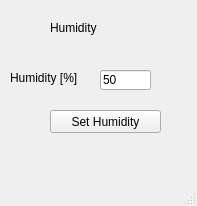
<?xml version="1.0" encoding="UTF-8"?>
<ui version="4.0">
 <class>MainWindow</class>
 <widget class="QMainWindow" name="MainWindow">
  <property name="geometry">
   <rect>
    <x>0</x>
    <y>0</y>
    <width>197</width>
    <height>206</height>
   </rect>
  </property>
  <property name="windowTitle">
   <string>MainWindow</string>
  </property>
  <widget class="QWidget" name="centralwidget">
   <widget class="QLabel" name="label">
    <property name="geometry">
     <rect>
      <x>50</x>
      <y>20</y>
      <width>91</width>
      <height>16</height>
     </rect>
    </property>
    <property name="text">
     <string>Humidity</string>
    </property>
   </widget>
   <widget class="QLineEdit" name="tTemp">
    <property name="geometry">
     <rect>
      <x>100</x>
      <y>70</y>
      <width>51</width>
      <height>20</height>
     </rect>
    </property>
    <property name="text">
     <string>50</string>
    </property>
   </widget>
   <widget class="QLabel" name="label_2">
    <property name="geometry">
     <rect>
      <x>10</x>
      <y>70</y>
      <width>71</width>
      <height>16</height>
     </rect>
    </property>
    <property name="text">
     <string>Humidity [%]</string>
    </property>
   </widget>
   <widget class="QPushButton" name="bSetTemp">
    <property name="geometry">
     <rect>
      <x>50</x>
      <y>110</y>
      <width>111</width>
      <height>23</height>
     </rect>
    </property>
    <property name="text">
     <string>Set Humidity</string>
    </property>
   </widget>
  </widget>
  <widget class="QMenuBar" name="menubar">
   <property name="geometry">
    <rect>
     <x>0</x>
     <y>0</y>
     <width>197</width>
     <height>21</height>
    </rect>
   </property>
  </widget>
  <widget class="QStatusBar" name="statusbar"/>
 </widget>
 <resources/>
 <connections/>
</ui>
